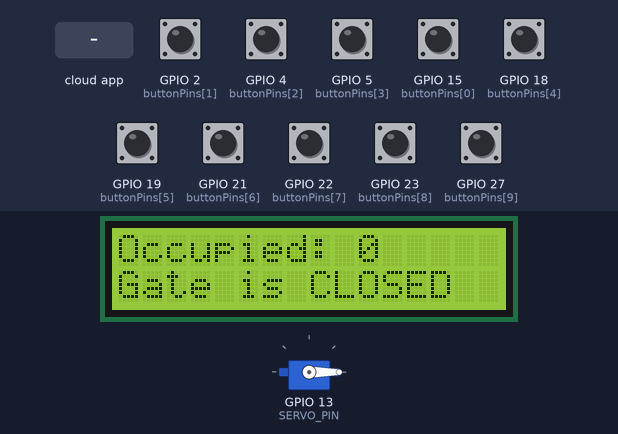
A program run on a simulated ESP32. On the bench: servo, 16×2 character LCD. The test bench sets the inputs (shaded band); at power-on: GPIO 2 (buttonPins[1]), GPIO 4 (buttonPins[2]), GPIO 5 (buttonPins[3]), GPIO 15 (buttonPins[0]), GPIO 18 (buttonPins[4]), GPIO 19 (buttonPins[5]), GPIO 21 (buttonPins[6]), GPIO 22 (buttonPins[7]), GPIO 23 (buttonPins[8]), GPIO 27 (buttonPins[9]) HIGH. WiFi joins after 1.5 s; servers stay silent unless stated; the Firebase database answers and starts empty; what the program prints to the serial monitor is not drawn.

Above: at 6.4 s.
6.5 s: the phone or cloud app sets servoAngle to 1
At 7.9 s:
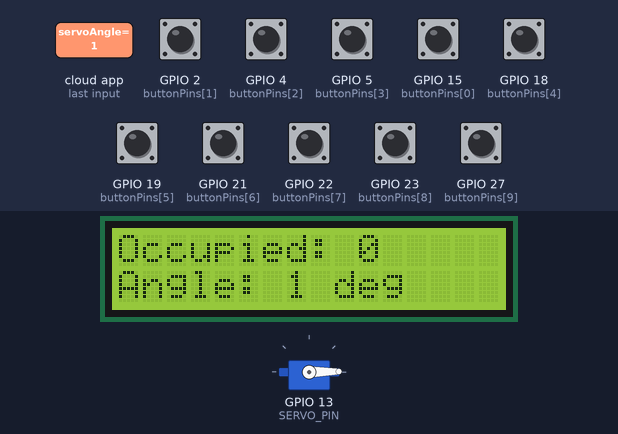
8.2 s: GPIO 2 (buttonPins[1]) pulled LOW for 1 s
At 9.8 s:
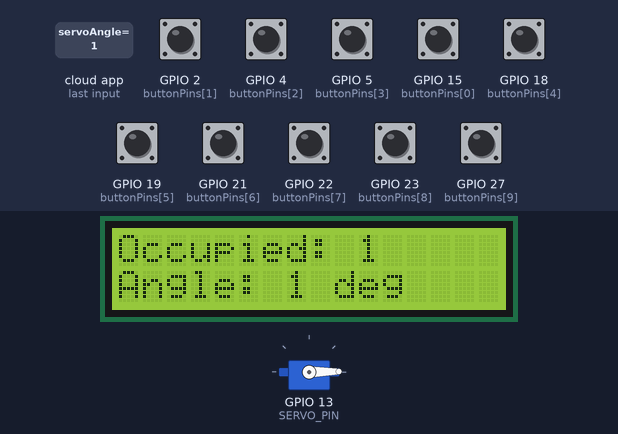
10.7 s: GPIO 4 (buttonPins[2]) pulled LOW for 1 s
At 12.6 s:
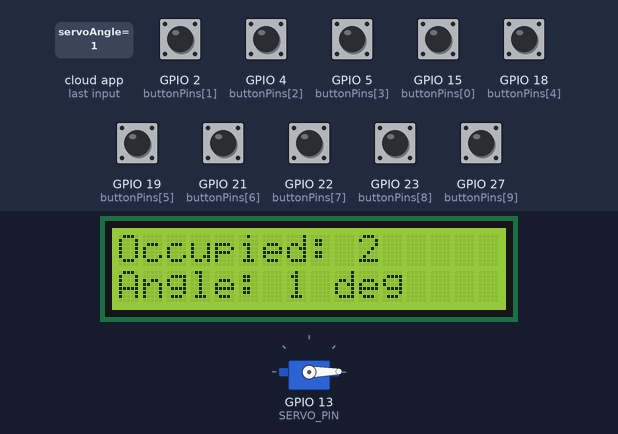
13.2 s: GPIO 5 (buttonPins[3]) pulled LOW for 0.15 s
At 14.0 s:
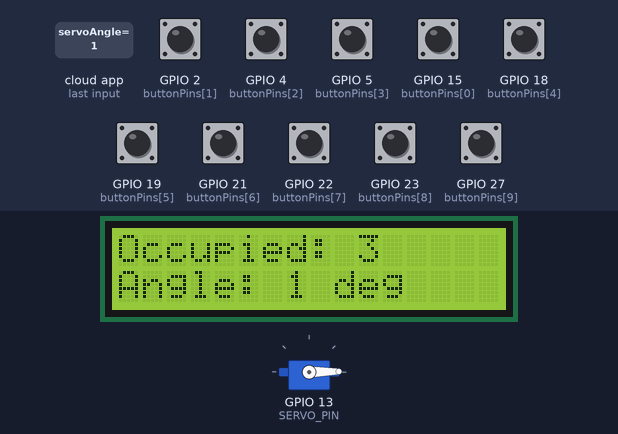
14.8 s: GPIO 15 (buttonPins[0]) pulled LOW for 0.15 s
At 16.3 s:
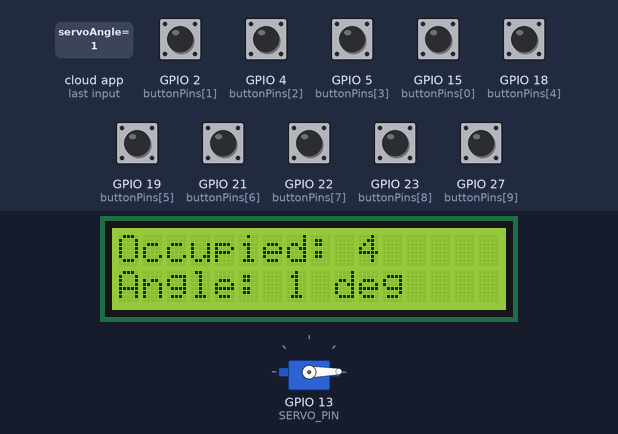
16.6 s: GPIO 18 (buttonPins[4]) pulled LOW for 0.15 s
At 17.8 s:
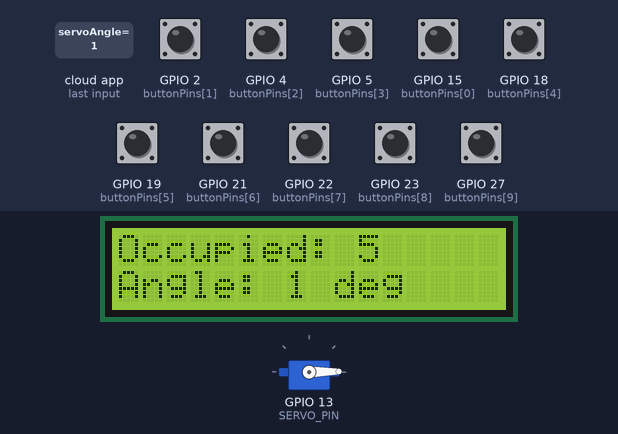
Timing chart, 0 to 19.3 s (numbered marks = the images above; inputs shaded):
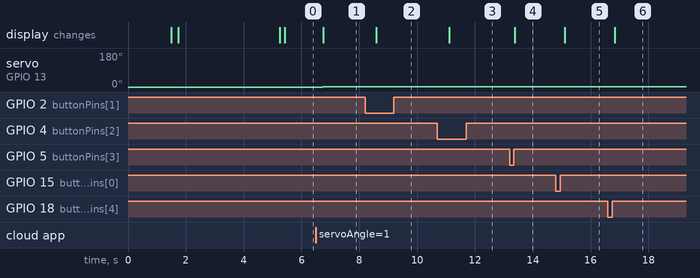

Measured:
- after the input at 6.5 s, servo on GPIO 13 (SERVO_PIN): 0° → 1° after 0.23 s; the display: changes after 0.25 s (image 1)
- after the input at 8.2 s, the display: changes after 0.39 s (image 2)
- after the input at 10.7 s, the display: changes after 0.42 s (image 3)
- after the input at 13.2 s, the display: changes after 0.18 s (image 4)
- after the input at 14.8 s, the display: changes after 0.31 s (image 5)
- after the input at 16.6 s, the display: changes after 0.24 s (image 6)

The program:

main.cpp
```cpp
#include <WiFi.h>
#include <FirebaseESP32.h>
#include <ESP32Servo.h>
#include <Wire.h>
#include <LiquidCrystal_I2C.h>

#define WIFI_SSID "Wokwi-GUEST"
#define WIFI_PASSWORD ""

#define FIREBASE_HOST "parkingapp-dali-default-rtdb.firebaseio.com"
#define FIREBASE_AUTH "rn0biWGam6iOBXWeUr9yzrgaPz0ANaa5zVvuEW6b"

#define SERVO_PIN 13

FirebaseData fbdo;
FirebaseAuth auth;
FirebaseConfig config;
Servo myServo;

LiquidCrystal_I2C lcd(0x27, 16, 2); // Adresse 0x27, écran 16x2
int occupiedCount = 0;
int lastAngle = -1;
String clientName = "";
String email = "";  // Variable to store email address

// Boutons
const int buttonPins[10] = {15, 2, 4, 5, 18, 19, 21, 22, 23, 27};
bool placeStates[10] = {false};
bool lastButtonStates[10] = {HIGH};
unsigned long lastDebounceTime[10] = {0};
unsigned long debounceDelay = 200;

void setup() {
  Serial.begin(115200);

  // Wi-Fi
  WiFi.begin(WIFI_SSID, WIFI_PASSWORD);
  Serial.print("Connecting to WiFi");
  while (WiFi.status() != WL_CONNECTED) {
    Serial.print(".");
    delay(500);
  }
  Serial.println("\nConnected to WiFi");

  // Firebase
  config.host = FIREBASE_HOST;
  config.signer.tokens.legacy_token = FIREBASE_AUTH;
  Firebase.begin(&config, &auth);
  Firebase.reconnectWiFi(true);

  // Servo
  myServo.attach(SERVO_PIN);
  myServo.write(0);

  // LCD init
  Wire.begin(26, 25);
  lcd.begin(16, 2);
  lcd.backlight();

  // 🔄 Retrieve UID and email (assuming you use Firebase Authentication)
  String pathToEmail = "/users/" + String(auth.token.uid.c_str()) + "/email";  // Convert uid to String and append "/email"
  if (Firebase.getString(fbdo, pathToEmail)) {
    email = fbdo.stringData();  // Fetch the email from the database

    // Extract the part before '@' from the email
    String userName = email.substring(0, email.indexOf('@'));  // Extract part before '@'

    lcd.setCursor(0, 0);
    lcd.print("Welcome:        ");
    lcd.setCursor(0, 1);
    lcd.print(userName);  // Display the part before '@' on LCD
  } else {
    lcd.setCursor(0, 0);
    lcd.print("Parking ESP32");
    lcd.setCursor(0, 1);
    lcd.print("Smart System");
  }

  // Init buttons
  for (int i = 0; i < 10; i++) {
    pinMode(buttonPins[i], INPUT_PULLUP);
    String path = "/places/place" + String(i + 1);
    Firebase.setBool(fbdo, path, false);
  }

  delay(2000);
  lcd.clear();
}

void loop() {
  occupiedCount = 0;

  // Boutons
  for (int i = 0; i < 10; i++) {
    int currentState = digitalRead(buttonPins[i]);

    if (currentState == LOW && lastButtonStates[i] == HIGH) {
      if (millis() - lastDebounceTime[i] > debounceDelay) {
        placeStates[i] = !placeStates[i];
        String path = "/places/place" + String(i + 1);
        if (Firebase.setBool(fbdo, path, placeStates[i])) {
          Serial.printf("Spot n°%d is %s\n", i + 1, placeStates[i] ? "OCCUPIED" : "EMPTY");
        } else {
          Serial.printf("Failed to update spot n°%d: %s\n", i + 1, fbdo.errorReason().c_str());
        }
        lastDebounceTime[i] = millis();
      }
    }

    lastButtonStates[i] = currentState;
    if (placeStates[i]) occupiedCount++;
  }

  // Ligne 0 : Nombre de places occupées
  lcd.setCursor(0, 0);
  lcd.print("Occupied: ");
  lcd.print(occupiedCount);
  lcd.print("   ");

  // Servo
  if (Firebase.getInt(fbdo, "/servoAngle")) {
    if (fbdo.dataType() == "int") {
      int angle = fbdo.intData();
      if (angle != lastAngle) {
        myServo.write(angle);
        lastAngle = angle;
        Serial.printf("Servo Angle Updated: %d\n", angle);

        lcd.setCursor(0, 1);
        if (angle == 0) {
          lcd.print("Gate is CLOSED  ");
        } else if (angle == 90) {
          lcd.print("Gate is OPENED ");
        } else {
          lcd.print("Angle: ");
          lcd.print(angle);
          lcd.print(" deg   ");
        }
      }
    }
  } else {
    Serial.print("Error reading Firebase: ");
    Serial.println(fbdo.errorReason());
  }

  delay(100);
}
```
